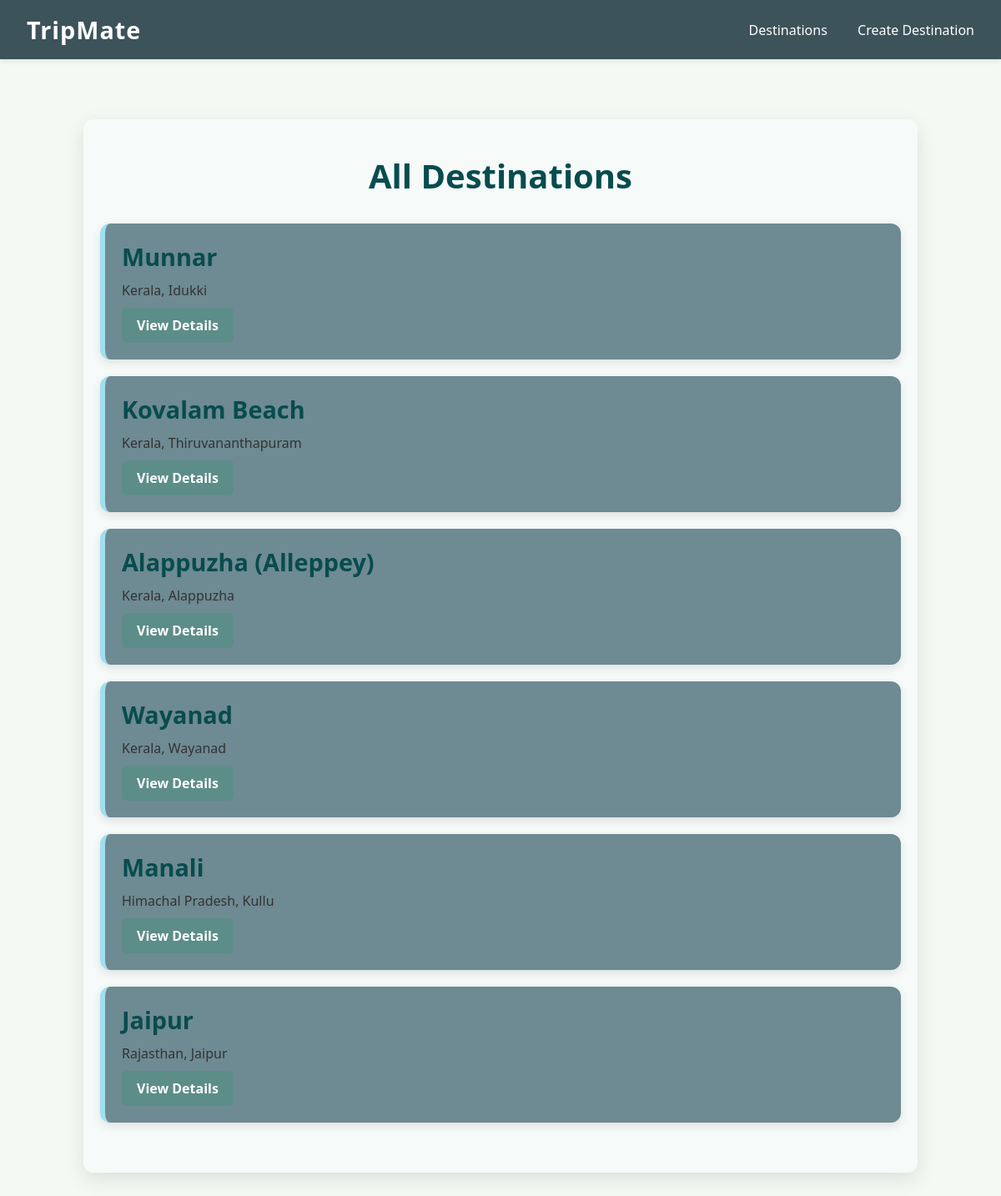
/destinations/, run on the app's committed database.
### TripMate_app/models.py (models this page shows, shortened)
class Destination(models.Model):
    place_name = models.CharField(max_length=100)
    weather = models.CharField(max_length=100)
    state = models.CharField(max_length=100)
    district = models.CharField(max_length=100)
    google_map_link = models.URLField()
    description = models.TextField()

### TripMate_app/views.py (the view)
# urls.py: path('destinations/', views.destination_list, name='destination_list'),
def destination_list(request):
    destinations = Destination.objects.all()
    return render(request, 'TripMate_app/destination_list.html', {'destinations': destinations})

### TripMate_app/templates/TripMate_app/destination_list.html (shortened to what this page needs)
{% extends 'TripMate_app/base.html' %}
{% block content %}
<div class="destination-list">
    <h2>All Destinations</h2>
    {% for dest in destinations %}
        <div class="destination-card">
            <h3>{{ dest.place_name }}</h3>
            <p>{{ dest.state }}, {{ dest.district }}</p>
            <a class="btn" href="{% url 'destination_detail' dest.pk %}">View Details</a>
        </div>
    {% empty %}
        <p>No destinations found.</p>
    {% endfor %}
</div>
{% endblock %}

### TripMate_app/templates/TripMate_app/base.html (style rules this page uses)
:root { --bg: #F4F9F4; --primary: #3c535a; --accent: #5C8D89; --highlight: #A7D7C5; --text-dark: #333; --white: #fff; }
* { box-sizing: border-box; margin: 0; padding: 0; }
body { font-family: 'Segoe UI', sans-serif; background-color: var(--bg); color: var(--text-dark); }
.btn { background-color: var(--accent); color: var(--white); padding: 10px 16px; border: none; border-radius: 5px; text-decoration: none; cursor: pointer; font-weight: 600; transition: background-color 0.3s ease; }

### TripMate_app/templates/TripMate_app/destination_list.html (style rules this page uses)
.destination-list { max-width: 1000px; margin: 40px auto; padding: 40px 20px; position: relative; background-color: rgba(247, 251, 250, 0.9); border-radius: 12px; box-shadow: 0 8px 25px rgba(0, 0, 0, 0.1); overflow: hidden; }
.destination-list::before { content: ""; position: absolute; top: 0; left: 0; right: 0; bottom: 0; background-image: url('https://images.unsplash.com/photo-1506744038136-46273834b3fb?auto=format&fit=crop&w=1350&q=80'); background-size: cover; background-position: center; opacity: 1.25; z-index: 0; border-radius: 12px; }
.destination-list > * { position: relative; z-index: 1; }
.destination-card { background-color: #6e8a92; border-left: 6px solid #9fdff0; padding: 20px; margin-bottom: 20px; border-radius: 12px; box-shadow: 0 4px 12px rgba(0, 0, 0, 0.1); transition: transform 0.2s ease; }
.destination-card h3 { margin-top: 0; color: #074c4f; font-size: 1.8rem; }
.destination-card p { margin: 10px 0; color: #333; font-weight: 500; }
.destination-card .btn { background-color: #5C8D89; color: #fff; padding: 10px 18px; border: none; border-radius: 6px; text-decoration: none; display: inline-block; font-weight: bold; transition: background-color 0.3s ease; }
h2 { text-align: center; margin-bottom: 30px; color: #074c4f; font-size: 2.5rem; }

### data on the page
Destination: place_name "Munnar", state "Kerala", district "Idukki"
Destination: place_name "Kovalam Beach", state "Kerala", district "Thiruvananthapuram"
Destination: place_name "Alappuzha (Alleppey)", state "Kerala", district "Alappuzha"
Destination: place_name "Wayanad", state "Kerala", district "Wayanad"
Destination: place_name "Manali", state "Himachal Pradesh", district "Kullu"
Destination: place_name "Jaipur", state "Rajasthan", district "Jaipur"
